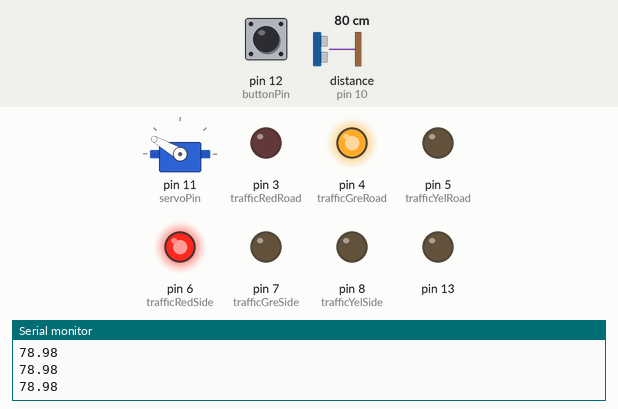
This sketch was run on a simulated Arduino Uno, built with avr-gcc and run on an emulated ATmega328P. Parts: servo, output pins drawn as LEDs (lit = HIGH), the last lines printed to the serial monitor. Wiring (inferred from the names in the program): ultrasonic range finder: trigger pin 9; echo pin 10. The test bench sets the inputs (shaded band); at power-on: distance to the obstacle (sensor on pin 10) 80 cm, pin 12 (buttonPin) HIGH. The echo pulse lasts 58.3 µs per cm; pins used as bus, display or sensor lines are not drawn.

Above: at 1.2 s.
1.3 s: distance to the obstacle (sensor on pin 10) set to 5 cm
2.8 s: distance to the obstacle (sensor on pin 10) set to 2 cm
At 3.1 s:
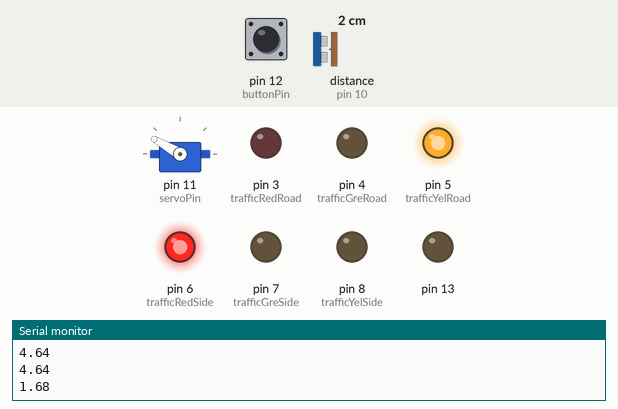
4.3 s: pin 12 (buttonPin) pulled LOW for 0.15 s
At 5.8 s:
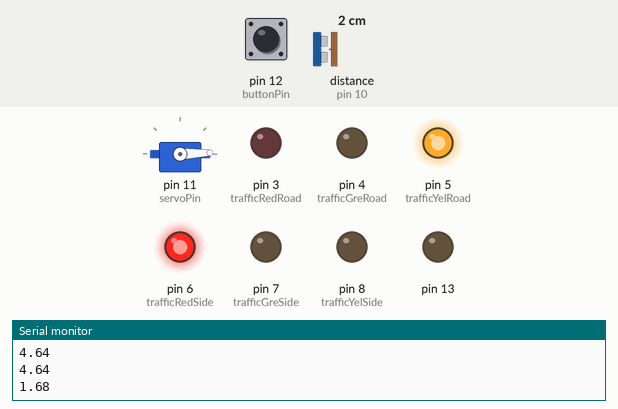
7.4 s: pin 12 (buttonPin) pulled LOW for 1 s
At 9.4 s:
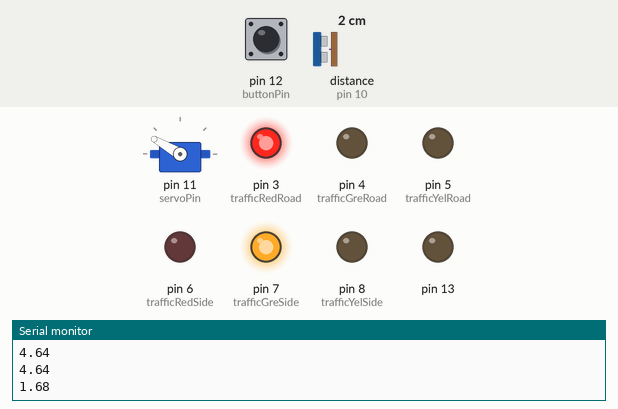
9.9 s: pin 12 (buttonPin) pulled LOW for 3.2 s
At 14.2 s:
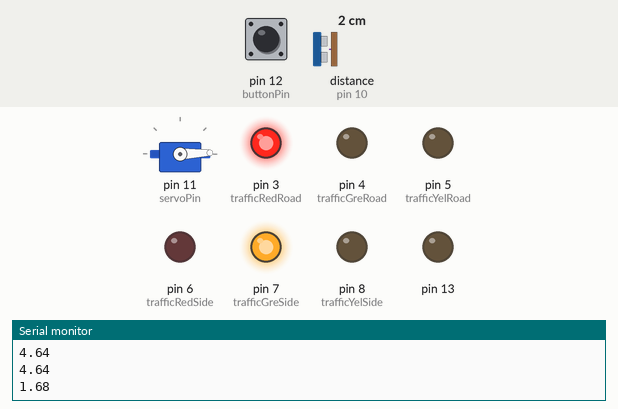
14.6 s: pin 12 (buttonPin) pulled LOW for 0.15 s
At 18.2 s:
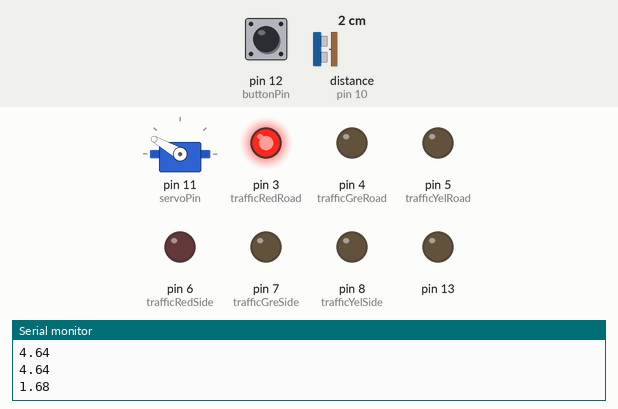
Timing chart, 0 to 18.7 s (numbered marks = the images above; inputs shaded):
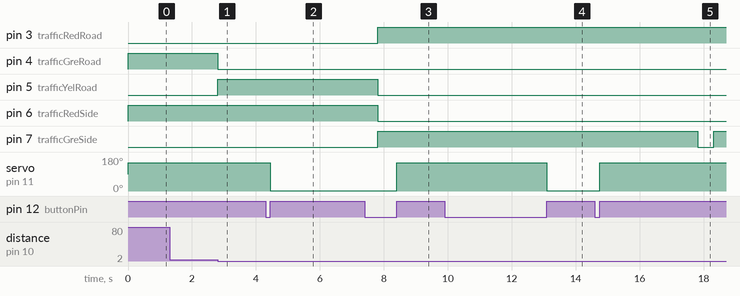

Measured:
- the behaviour switches between 4 and 3 cm on distance to the obstacle (sensor on pin 10) (found by bisection; images 0 and 1)
- after the input at 2.8 s, pin 4 (trafficGreRoad): HIGH → LOW at once; pin 5 (trafficYelRoad): LOW → HIGH at once
- after the input at 4.3 s, servo on pin 11 (servoPin): 150° → 2° after 0.15 s
- after the input at 7.4 s, servo on pin 11 (servoPin): 2° → 150° after 1.0 s
- after the input at 9.9 s, servo on pin 11 (servoPin): 150° → 2° after 3.2 s
- after the input at 14.6 s, servo on pin 11 (servoPin): 2° → 150° after 0.15 s

The sketch:

2022WFKIndonesia_Team5.ino
```cpp
#include "_pins.h"
#include "traffic_light.h"
#include "earthQuake.h"

void setup() {
  Serial.begin(9600);
  pinModeSetup();
  trafficLightSetup();
  earthQuakeSetup();
  pinMode(13, OUTPUT);
}

void loop() {
  trafficLightLoop();
  earthQuakeLoop();
}
```

earthQuake.cpp
```cpp
#include "earthQuake.h"

Servo servo;

void earthQuakeSetup(){
  servo.attach(servoPin);
}

bool ifTrigged = false;
bool ifPushed = false;

void earthQuakeLoop(){
//  char c = Serial.read();
//  switch(c){
//    case '1':
//      servo.write(2);
//      break;
//    case '2':
//      servo.write(90);
//      break;
//    case '3':
//      servo.write(178);
//      break;
//  }

  int buttonVal = digitalRead(buttonPin);
  if(buttonVal == HIGH && ifPushed == false){
    ifPushed = true;

    if(ifTrigged){
      servo.write(defaultAngle);
      ifTrigged = false;
    }
    else{
      servo.write(activeAngle);
      ifTrigged = true;
    }
  }
  else if(buttonVal == LOW && ifPushed == true){
    ifPushed = false;
  }
}
```

earthQuake.h
```cpp
#include <Servo.h>
#include "_pins.h"

void earthQuakeSetup();
void earthQuakeLoop();
```

traffic_light.cpp
```cpp
#include "traffic_light.h"

light lightRoad;
light lightSide;
traffic trafficStatus;

unsigned long timeStamp;

void trafficLightSetup(){
  lightRoad = green;
  lightSide = red;
  trafficStatus = roadGreen;
  timeStamp = millis();
  toGre_Road();
  toRed_Side();
}


void trafficLightLoop(){

  switch (trafficStatus){
    case coolTime:
      if(millis() - timeStamp > CoolTime){
        trafficStatus = roadGreen;
        timeStamp = millis();
      }
      break;

    case roadGreen:
      if(ifPassengerExist()){
        trafficStatus = roadYellow;
        timeStamp = millis();

        toYel_Road();
      }
      break;

    case roadYellow:
      if(millis() - timeStamp > RoadYellowTime){
        trafficStatus = sideGreen;
        timeStamp = millis();

        toRed_Road();
        toGre_Side();
      }
      break;

    case sideGreen:
      if(millis() - timeStamp > SideGreenTime){
        trafficStatus = sideFlick;
        timeStamp = millis();
      }
      break;
    case sideFlick:
      if(millis() - timeStamp > SideGreenFlickTime){
        trafficStatus = coolTime;
        timeStamp = millis();

        toGre_Road();
        toRed_Side();
      }
      else{
        if((millis() - timeStamp) % (SideGreenFlickCycle * 2) > SideGreenFlickCycle){
          toGre_Side();
        }
        else{
          toOff_Side();
        }
      }
      break;
  }
}

void toRed_Road(){
  digitalWrite(trafficRedRoad,HIGH);
  digitalWrite(trafficGreRoad,LOW);
  digitalWrite(trafficYelRoad,LOW);
}

void toGre_Road(){
  digitalWrite(trafficRedRoad,LOW);
  digitalWrite(trafficGreRoad,HIGH);
  digitalWrite(trafficYelRoad,LOW);
}

void toYel_Road(){
  digitalWrite(trafficRedRoad,LOW);
  digitalWrite(trafficGreRoad,LOW);
  digitalWrite(trafficYelRoad,HIGH);
}

void toRed_Side(){
  digitalWrite(trafficRedSide,HIGH);
  digitalWrite(trafficGreSide,LOW);
  digitalWrite(trafficYelSide,LOW);
}

void toGre_Side(){
  digitalWrite(trafficRedSide,LOW);
  digitalWrite(trafficGreSide,HIGH);
  digitalWrite(trafficYelSide,LOW);
}

void toOff_Side(){
  digitalWrite(trafficRedSide,LOW);
  digitalWrite(trafficGreSide,LOW);
  digitalWrite(trafficYelSide,LOW);
}

bool ifPassengerExist(){
  digitalWrite(trigPin,LOW);
  digitalWrite(echoPin,LOW);    //INPUT 핀이어도 센서를 끄는 의미로 write가능
  delayMicroseconds(2);
  digitalWrite(trigPin,HIGH);
  delayMicroseconds(10);
  digitalWrite(trigPin,LOW);

  //거리 측정
  unsigned long duration= pulseIn(echoPin,HIGH);
  float distance=((float)(340*duration)/10000)/2;
  Serial.println(distance);

  return distance < DistanceStandard;
}
```

traffic_light.h
```cpp
#include "_pins.h"

void toRed_Road();
void toGre_Road();
void toYel_Road();
void toRed_Side();
void toGre_Side();
void toYel_Side();
void toOff_Side();

enum light{
  red,
  green,
  yellow,
  off
};

enum traffic{
  coolTime,
  roadGreen,
  roadYellow,
  sideGreen,
  sideFlick,
};

void trafficLightSetup();
void trafficLightLoop();
void trafficLightLoop_Road();
void trafficLightLoop_Side();
bool ifPassengerExist();
```

_pins.cpp
```cpp
#include "_pins.h"

void pinModeSetup(){
  pinMode(PRIPin, INPUT);
  pinMode(trafficRedRoad, OUTPUT);
  pinMode(trafficGreRoad, OUTPUT);
  pinMode(trafficYelRoad, OUTPUT);
  pinMode(trafficRedSide, OUTPUT);
  pinMode(trafficGreSide, OUTPUT);
  pinMode(trafficYelSide, OUTPUT);
  pinMode(trigPin, OUTPUT);
  pinMode(echoPin, INPUT);
  pinMode(buttonPin, INPUT_PULLUP);
}
```

_pins.h
```cpp
#include <Arduino.h>

//digital
#define PRIPin 2
#define trafficRedRoad 3
#define trafficGreRoad 4
#define trafficYelRoad 5
#define trafficRedSide 6
#define trafficGreSide 7
#define trafficYelSide 8
#define trigPin 9
#define echoPin 10
#define servoPin 11
#define buttonPin 12

//Analog
//A4 : LCD_SDA
//A5 : LCD_SCL

void pinModeSetup();

////
//+ other Settings
#define DistanceStandard 3
#define RoadYellowTime 5000
#define SideGreenTime 10000
#define SideGreenFlickTime 10000
#define SideGreenFlickCycle 500
#define CoolTime 5000

//servo angle
#define defaultAngle 2
#define activeAngle 150
```
